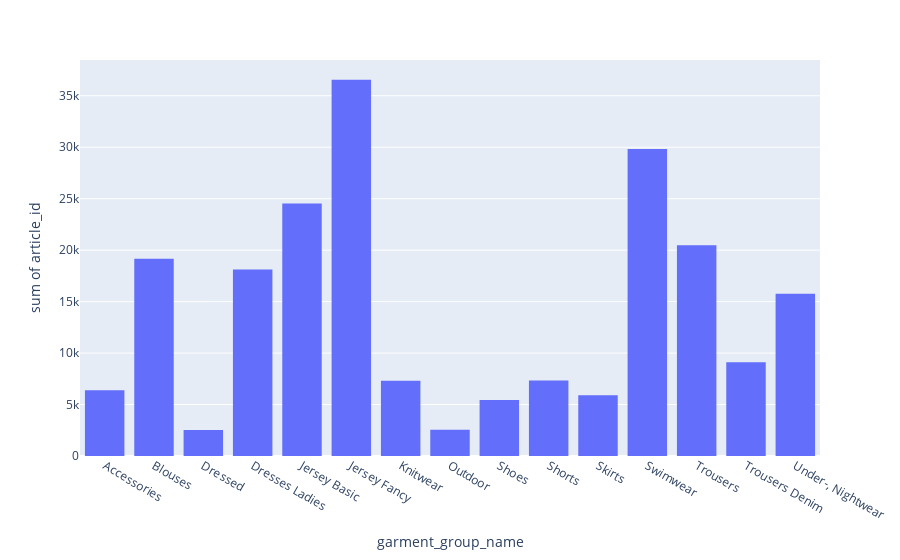

Notebook source saved alongside this figure:
### Code cell
plot_feature(detailed_transactions, "garment_group_name")

### Figure 1 — Plotly figure (JSON) as saved in the notebook; plotly's stock layout.template omitted (floating-point values rounded to 4 significant figures)
{"data": [{"bingroup": "x", "histfunc": "sum", "hovertemplate": "garment_group_name=%{x}<br>sum of article_id=%{y}<extra></extra>", "legendgroup": "", "marker": {"color": "#636efa", "pattern": {"shape": ""}}, "name": "", "orientation": "v", "showlegend": false, "type": "histogram", "x": ["Accessories", "Blouses", "Dressed", "Dresses Ladies", "Jersey Basic", "Jersey Fancy", "Knitwear", "Outdoor", "Shoes", "Shorts", "Skirts", "Swimwear", "Trousers", "Trousers Denim", "Under-, Nightwear"], "xaxis": "x", "y": [6382, 19171, 2536, 18112, 24526, 36553, 7314, 2549, 5437, 7337, 5896, 29825, 20482, 9115, 15753], "yaxis": "y"}], "layout": {"barmode": "relative", "legend": {"tracegroupgap": 0}, "margin": {"t": 60}, "xaxis": {"anchor": "y", "domain": [0, 1], "title": {"text": "garment_group_name"}}, "yaxis": {"anchor": "x", "domain": [0, 1], "title": {"text": "sum of article_id"}}}}
